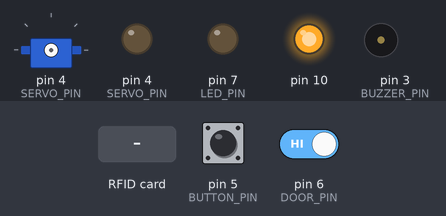
The sketch below on a simulated Arduino Uno, built with avr-gcc and run on an emulated ATmega328P. Parts: servo, output pins drawn as LEDs (lit = HIGH), buzzer (waves = sounding, pin HIGH). The test bench sets the inputs (shaded band); at power-on: pin 6 (DOOR_PIN) HIGH, pin 5 (BUTTON_PIN) HIGH.

Above: at 1.7 s.
1.8 s: pin 6 (DOOR_PIN) driven LOW
At 2.05 s:
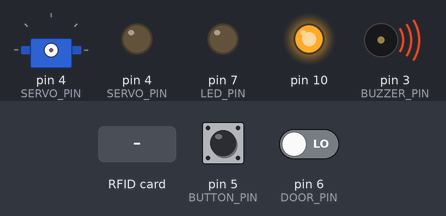
4.8 s: pin 5 (BUTTON_PIN) pulled LOW for 0.15 s
At 6.7 s:
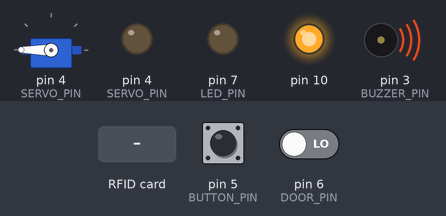
7.0 s: RFID card 5E 7A 19 C4 held to the reader
10.0 s: pin 6 (DOOR_PIN) driven HIGH
At 10.9 s:
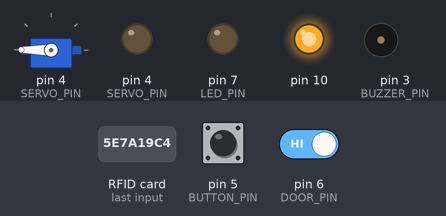
Timing chart, 0 to 12.7 s (numbered marks = the images above; inputs shaded):
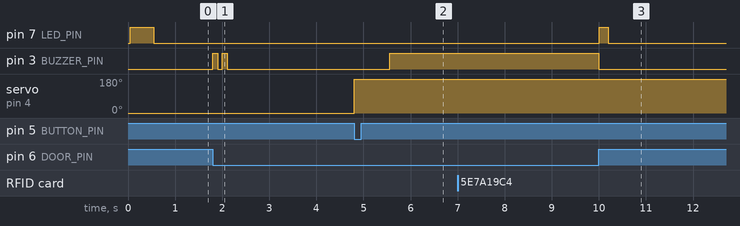

Measured:
- after the input at 1.8 s, pin 3 (BUZZER_PIN): alternates HIGH for 0.10 s and LOW for 0.10 s, 4 changes in all, then stays LOW, starting at once
- after the input at 4.8 s, pin 3 (BUZZER_PIN): LOW → HIGH after 0.76 s; servo on pin 4 (SERVO_PIN): 0° → 180° at once
- after the input at 7.0 s, every drawn part: stays the same
- after the input at 10.0 s, pin 7 (LED_PIN): LOW → HIGH after 0.00 s instead of 2.5 s; pin 3 (BUZZER_PIN): HIGH → LOW after 0.00 s instead of 1.8 s; servo on pin 4 (SERVO_PIN): stays 180° (without the input it goes to 0° after 1.8 s)

The sketch:

rfid.ino
```cpp
/*
 * MFRC522 - Library to use ARDUINO RFID MODULE KIT 13.56 MHZ WITH TAGS SPI W AND R BY COOQROBOT.
 * The library file MFRC522.h has a wealth of useful info. Please read it.
 * The functions are documented in MFRC522.cpp.
 *
 * Based on code Dr.Leong   ( WWW.B2CQSHOP.COM )
 * Created by Miguel Balboa (circuitito.com), Jan, 2012.
 * Rewritten by Søren Thing Andersen (access.thing.dk), fall of 2013 (Translation to English, refactored, comments, anti collision, cascade levels.)
 * Released into the public domain.
 *
 * Sample program showing how to read data from a PICC using a MFRC522 reader on the Arduino SPI interface.
 *----------------------------------------------------------------------------- empty_skull
 * Aggiunti pin per arduino Mega
 * add pin configuration for arduino mega
 * http://mac86project.altervista.org/
 ----------------------------------------------------------------------------- Nicola Coppola
 * Pin layout should be as follows:
 * Signal     Pin              Pin               Pin
 *            Arduino Uno      Arduino Mega      MFRC522 board
 * ------------------------------------------------------------
 * Reset      9                5                 RST
 * SPI SS     10               53                SDA
 * SPI MOSI   11               51                MOSI
 * SPI MISO   12               50                MISO
 * SPI SCK    13               52                SCK
 *
 * The reader can be found on eBay for around 5 dollars. Search for "mf-rc522" on ebay.com.
 */

// Import libraries.
#include <SPI.h>
#include <MFRC522.h>
#include <EEPROM.h>
#include <Servo.h>

#define MASTER_KEY 0xA331EE00

// Define pin constants.
#define SERVO_PIN 4
#define DOOR_PIN 6
#define BUTTON_PIN 5
#define BUZZER_PIN 3
#define LED_PIN 7

// Define delays for locking.
#define LOCK_DELAY 7000
#define CLOSE_DELAY 2000

// Define SPI Slave Select and Reset pins.
#define SS_PIN 8
#define RST_PIN 9

// Define card reader library instance.
MFRC522 mfrc522(SS_PIN, RST_PIN);

Servo s;

/**
 *  Define state booleans.
 *    setLock:  flag to engage the lock next iteration.
 *    isLocked: flags if the lock is engaged.
 *    closed:   flags if the door is closed.
 */
bool setLock = true, isLocked = false;

void setup()
{
  // Set pin modes for GPIO pins.
  pinMode(BUTTON_PIN, INPUT_PULLUP);
  pinMode(DOOR_PIN, INPUT_PULLUP);
  pinMode(BUZZER_PIN, OUTPUT);
  pinMode(LED_PIN, OUTPUT);
  pinMode(SERVO_PIN, OUTPUT);

  //Serial.begin(9600);

  // Start the SPI bus.
  SPI.begin();

  // Initialize the card reader.
  mfrc522.PCD_Init();

  // Flash LED to show that setup is done.
  digitalWrite(LED_PIN, HIGH);
  delay(500);
  digitalWrite(LED_PIN, LOW);
}

// Time measurment variables.
unsigned long tOld, tNew, elapsed;

// Counter for keeping lock open for the amount specified by LOCK_DELAY.
int lockCounter = 0;

void loop()
{
  // Measure elapsed time since last loop.
  tOld = tNew;
  tNew = millis();
  elapsed = tNew - tOld;

  // Set bool if door is closed.
  bool closed = doorClosed();

  if (isLocked)
  {
    // If the card id is good or the button was pressed: unlock.
    if (goodID(getID()) || buttonPressed())
    {
      setLock = false;
      unlock();
    }
  }

  if (!closed)
  {
  	// If the door is open: disable the buzzer.
  	digitalWrite(BUZZER_PIN, LOW);

		// If a good card is found. go into add/remove mode.
  	if (getID() == MASTER_KEY)
  		editCardDB();
  }

  // If the lock flag is unset, start counting
  if (!setLock)
  {
    lockCounter += elapsed;
  }

  // If the LOCK_DELAY has expired: set the lock flag.
  if (lockCounter >= LOCK_DELAY)
  {
    setLock = true;
    lockCounter = 0;
  }

  // If the lock flag is set the door is unlocked and the door is closed: lock the door.
  if (setLock && !isLocked && closed)
    lock();
}

// Function that enables mode to add, remove or clear the cards stored in the db.
void editCardDB()
{
  for (int i = 0; i < 30; i++)
  {
    Beep(10,240,1);

    if (addRemoveCard())
    {
      //printEEPROM();
      return;
    }

    if (buttonPressed())
    {
      for(int i=0; i<30; i++)
      {
        Beep(10,115,1);
        if (getID() == MASTER_KEY)
        {
          clearCards();
          Beep(1500,0,1);
          return;
        }
      }
      return;
    }
  }
}

// Tries to add or remove a card. returns true if successful.
bool addRemoveCard()
{
  unsigned long cardID;
  if ((cardID = getID()) != 0)
  {
    int index;

    if ((index = findID(cardID)) == -1)
    {

      int count = EEPROM.read(0);
      writeID(cardID, count);
      EEPROM.write(0, count + 1);

      Beep(10,100,4);

      return true;
    }
    else
    {
      int count = EEPROM.read(0);
      unsigned long toMove = readID(count - 1);
      writeID(toMove, index);
      EEPROM.write(0, count - 1);

      Beep(400,200,2);

      return true;
    }
  }
  return false;
}

int findID(unsigned long cardID)
{
  int count = EEPROM.read(0);
  for (int i = 0; i < count; i++)
  {
    if (cardID == readID(i))
      return i;
  }
  return -1;
}

bool goodID(unsigned long cardID)
{
	return cardID != 0 && findID(cardID) != -1;
}

// Write a card id to the specified position in the EEPROM memory.
bool writeID(unsigned long cardID, int position)
{
  int start = position * 4 + 1;
  unsigned long mask = 0xFF000000;
  for (int j = 0; j < 4; j++)
  {
    byte toWrite = (cardID & mask) >> 24;
    EEPROM.write(start+j, toWrite);
    cardID = cardID << 8;
  }
  return true;
}

// Read the card id at the specified position.
unsigned long readID(int position)
{
  int start = position * 4  + 1;
  unsigned long result = 0;
  for ( int i = 0; i < 4; i++ )
  {
    result = result << 8;
    result += EEPROM.read(start+i);
  }
  return result;
}

void clearCards()
{
  int count = EEPROM.read(0);
  for (int i = 0; i < count; i++)
  {
    writeID(0,i);
  }
  EEPROM.write(0,0);
}

// Try to read a card id from the card reader.
unsigned long getID()
{
  // Check if a new card is present.
  if ( ! mfrc522.PICC_IsNewCardPresent())
  {
    return 0;
  }

  // Try to read the card and check if the read was successful.
  if ( ! mfrc522.PICC_ReadCardSerial())
  {
    return 0;
  }

  // Copy the cardID into an unsigned long.
  unsigned long cardID = 0;
  for (int i = 0; i < 4; i++)
  {
    cardID = cardID << 8;
    cardID += mfrc522.uid.uidByte[i];
  }

  // Halt the card reader.
  mfrc522.PICC_HaltA();

  digitalWrite(LED_PIN, HIGH);
  delay(200);
  digitalWrite(LED_PIN, LOW);

  // Serial.print("Card read: 0x");
  // printID(cardID);

  // Return the card ID.
  return cardID;
}

// void printID(unsigned long id)
// {
//   Serial.println(id,HEX);
// }

// void printEEPROM()
// {
//   Serial.println("Dumping EEPROM...");
//   int count = EEPROM.read(0);
//   for (int i = 0; i < count; i++)
//   {
//     unsigned long fromMem = readID(i);
//     printID(fromMem);
//   }
// }

// Reports the state of the button.
int bsNew, bsOld;
bool buttonPressed()
{
  bsOld = bsNew;
  bsNew = digitalRead(BUTTON_PIN);
  if (bsNew == 0 && bsOld == 1)
  {
    return true;
  }
  return false;
}

// Reports if the door is closed and implements the delay after closing.
int doorCounter = 0;
bool cDoorState = true, pDoorState = true;
bool doorClosed()
{
  // TRUE  == Open
  // FALSE == Closed
  pDoorState = cDoorState;
  cDoorState = digitalRead(DOOR_PIN);

  doorCounter += elapsed;
  if (!cDoorState)
  {
    if (pDoorState)
    {
      Beep(100,100,2);
    }

    if (doorCounter >= CLOSE_DELAY)
    {
      doorCounter = CLOSE_DELAY;
      return true;
    }
  }
  else
  {
    doorCounter = 0;
  }
  return false;
}

// Unlocks the door.
void unlock()
{
  TurnServo(180);

  digitalWrite(BUZZER_PIN, HIGH);
  isLocked = false;
}

// Locks the door.
void lock()
{
  digitalWrite(BUZZER_PIN, LOW);

  TurnServo(0);

  isLocked = true;
}

// Turns the servo to the specified position.
void TurnServo(int angle)
{
  s.attach(SERVO_PIN,630,2100);
  s.write(angle);
  delay(750);
  s.detach();
  // int ms = map(angle, 0, 180, 630, 2100);
  // for(int i=0; i<200; i++)
  // {
  //   digitalWrite(SERVO_PIN, HIGH);
  //   delayMicroseconds(ms);
  //   digitalWrite(SERVO_PIN, LOW);
  //   delayMicroseconds(20000-ms);
  // }
}

void Beep(int timeOn, int timeOff, int amount)
{
  for(int i=0; i<amount; i++){
    digitalWrite(BUZZER_PIN, HIGH);
    delay(timeOn);
    digitalWrite(BUZZER_PIN, LOW);
    delay(timeOff);
  }
}
```
